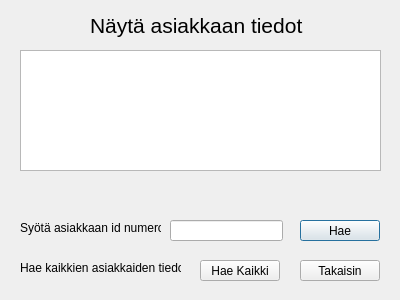
<?xml version="1.0" encoding="UTF-8"?>
<ui version="4.0">
 <class>Nayta_Asiakkaan_Tiedot</class>
 <widget class="QDialog" name="Nayta_Asiakkaan_Tiedot">
  <property name="geometry">
   <rect>
    <x>0</x>
    <y>0</y>
    <width>400</width>
    <height>300</height>
   </rect>
  </property>
  <property name="windowTitle">
   <string>Dialog</string>
  </property>
  <widget class="QLabel" name="label">
   <property name="geometry">
    <rect>
     <x>90</x>
     <y>10</y>
     <width>221</width>
     <height>31</height>
    </rect>
   </property>
   <property name="font">
    <font>
     <family>MS Shell Dlg 2</family>
     <pointsize>16</pointsize>
    </font>
   </property>
   <property name="text">
    <string>Näytä asiakkaan tiedot</string>
   </property>
   <property name="alignment">
    <set>Qt::AlignLeading|Qt::AlignLeft|Qt::AlignVCenter</set>
   </property>
  </widget>
  <widget class="QLabel" name="label_2">
   <property name="geometry">
    <rect>
     <x>20</x>
     <y>220</y>
     <width>141</width>
     <height>16</height>
    </rect>
   </property>
   <property name="text">
    <string>Syötä asiakkaan id numero:</string>
   </property>
  </widget>
  <widget class="QLineEdit" name="leAsiakasId">
   <property name="geometry">
    <rect>
     <x>170</x>
     <y>220</y>
     <width>113</width>
     <height>21</height>
    </rect>
   </property>
  </widget>
  <widget class="QPushButton" name="btnHaeTiedot">
   <property name="geometry">
    <rect>
     <x>300</x>
     <y>220</y>
     <width>80</width>
     <height>21</height>
    </rect>
   </property>
   <property name="text">
    <string>Hae</string>
   </property>
  </widget>
  <widget class="QLabel" name="label_3">
   <property name="geometry">
    <rect>
     <x>20</x>
     <y>260</y>
     <width>161</width>
     <height>16</height>
    </rect>
   </property>
   <property name="text">
    <string>Hae kaikkien asiakkaiden tiedot</string>
   </property>
  </widget>
  <widget class="QPushButton" name="btnHaeKaikki">
   <property name="geometry">
    <rect>
     <x>200</x>
     <y>260</y>
     <width>80</width>
     <height>21</height>
    </rect>
   </property>
   <property name="text">
    <string>Hae Kaikki</string>
   </property>
  </widget>
  <widget class="QTextBrowser" name="tbAsiakasInfo">
   <property name="geometry">
    <rect>
     <x>20</x>
     <y>50</y>
     <width>361</width>
     <height>121</height>
    </rect>
   </property>
  </widget>
  <widget class="QPushButton" name="btnTakaisin">
   <property name="geometry">
    <rect>
     <x>300</x>
     <y>260</y>
     <width>80</width>
     <height>21</height>
    </rect>
   </property>
   <property name="text">
    <string>Takaisin</string>
   </property>
  </widget>
  <widget class="QLabel" name="labelAsiakasInfo">
   <property name="geometry">
    <rect>
     <x>20</x>
     <y>180</y>
     <width>361</width>
     <height>31</height>
    </rect>
   </property>
   <property name="text">
    <string/>
   </property>
   <property name="alignment">
    <set>Qt::AlignLeading|Qt::AlignLeft|Qt::AlignTop</set>
   </property>
  </widget>
 </widget>
 <resources/>
 <connections/>
</ui>
